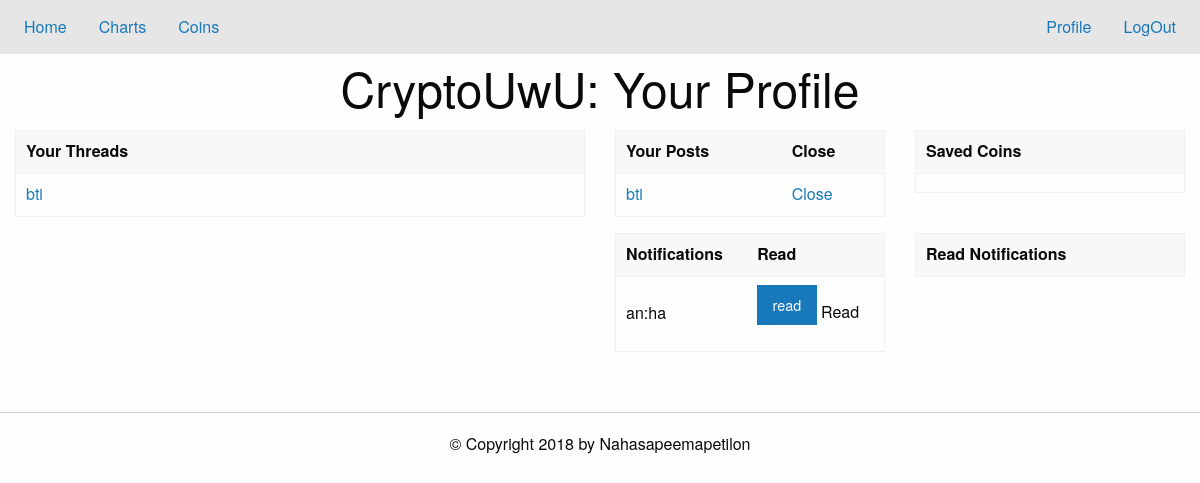
/profile (signed in), run on the app's committed database.
### tables this page shows
CREATE TABLE anarang_threads (threadID INT PRIMARY KEY, post TEXT);

CREATE TABLE anarang_posts (threadID INT, postID INT, post TEXT);

CREATE TABLE anarang_notifications (user TEXT, action TEXT, threadID INT, postID INT, read INT);

### app.py (the view, shortened to what this page needs)
@app.route('/profile', methods=['POST', 'GET'])
def load_profile():
    if noUser():
        return redirect('/')
    db = sqlite3.connect('./data/base.db')
    c = db.cursor()
    if request.method=='GET':
        coins=dbEditor.getCoins(c,session['username'])
        threads=dbEditor.userThreads(c, session['username'])
        posts=dbEditor.userPosts(c,session['username'])
        readPosts=dbEditor.getReadNotifs(c,session['username'])
        unreadPosts=dbEditor.getUnreadNotifs(c,session['username'])
        db.close()
        return render_template('profile.html', coins=coins, threads=threads, posts=posts,read_posts=readPosts, unread_posts=unreadPosts)

### app.py (called while the page is built)
def noUser():
    return 'username' not in session.keys()

### util/dbEditor.py (called while the page is built)
def foo_char_html(str): # parses through username
    return str.replace('&', '&amp;').replace('<', '&lt;').replace('>', '&gt;')

def getCoins(cursor,user): # get list of coins user likes
    t = cursor.execute("SELECT listCoins from coins WHERE username = ?;", (foo_char_html(user),)).fetchone()[0]
    val = t.split("!")
    return val

def userThreads(cursor,user):
    v = "SELECT post,threadID FROM " + user + "_threads;"
    l = list(cursor.execute(v))
    return l

def userPosts(cursor,user):
    v = "SELECT * FROM " + user + "_posts;"
    l = list(cursor.execute(v))
    return l

def getReadNotifs(cursor,user):
    v = "SELECT * FROM " + user + "_notifications WHERE read = ?;"
    return list(cursor.execute(v,(1,)))

def getUnreadNotifs(cursor,user):
    v = "SELECT * FROM " + user + "_notifications WHERE read = ?;"
    return list(cursor.execute(v,(0,)))

### templates/profile.html (shortened to what this page needs)
{% extends "home.html" %}
{% block content %}
<h1 class="text-center"> CryptoUwU: Your Profile</h1>
<div class="grid-container">
  <div class="grid-x grid-padding-x">
    <div class="cell small-6">
      <table class="hover">
	<thead><tr>
	    <th> Your Threads </th>
	</tr></thead>
	<tbody>
	  {% for thread in threads %}
	  <tr>
	    <td><a href="/thread?id={{thread[1]}}">{{ thread[0] }}</a></td>
	  </tr>
	  {% endfor %}
	</tbody>
      </table>
    </div>
    <div  class="cell small-6">
      <div class="grid-x grid-padding-x">
	<div  class="cell small-6">
	  <table class="hover">
	    <thead><tr>
		<th> Your Posts
		</th>
		<th> Close</th>
	    </tr></thead>
	    <tbody>
	      {% for post in posts %}
	      <tr data-closable>
		<td><a href="/thread?id={{post[0]}}#{{post[1]}}">{{ post[2] }}</a>
		</td>
		<td><a href="#" data-close>Close</a>
		</td>
	      </tr>
	      {% endfor %}
	    </tbody>
	  </table>
	</div>
	<div  class="cell small-6">
	  <table class="hover">
	    <thead><tr><th> Saved Coins </th></tr></thead>
	    <tbody>
	      {% for coin in coins %}
	      <tr><td>{{ coin }}</td></tr>
	      {% endfor %}
	    </tbody>
	  </table>
	</div>
      </div>
      <div class="grid-x grid-padding-x">
	<div  class="cell small-6">
	  <table class="hover">
	    <thead><tr><th> Notifications </th><th> Read</th>
	    </tr></thead>
	    <tbody>
	      {% for post in unread_posts %}
	      <tr data-closable><td>{{post[0]}}:{{post[1]}}</td>
		<td>
		  <form action="#" method="POST">
		    <input type="submit" class="button"  name="act" value="read" data-close> Read </input>
		  </form>
	      </tr>
	      {% endfor %}
	    </tbody>
	  </table>
	</div>
	<div class="small-6 cell">
	  <table class="hover">
	    <thead><tr><th> Read Notifications </th>
	    </tr></thead>
	  </table>
	</div>
      </div>
    </div>
  </div>
</div>
{% endblock %}

### data on the page
anarang_threads: post "bti"
anarang_posts: post "bti"
anarang_notifications: user "an", action "ha"
